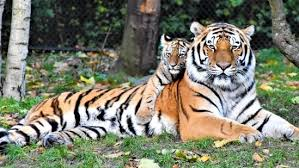
#> input picture images/tigers.jpg, 299 x 168 px
$ jupyter execute --allow-errors ChapterIV_GeoVIsualizationAndChoroplethMapping.ipynb
#> lines starting #> are read from the running program, lines starting #| are printed output that depends on the picture
# Mapping Data
## Visualization
<ul><li>Visually display <b>measured quantities</b> using points, lines, coordinate system, number symbols words, shading and color</li>
<li><b>Visual encoding</b> of information allows to present <b>large amounts of data</b>. The example below shows racial makeup of Chicago City (around 2.5 million points)</li>
<li>Well made graphics provide insights about the <b>processes</b> that generated a particular <b>spatial pattern</b></li>
</ul>

## Geo Visualization
<ul><li>Maps place <b>millions</b> of bits of information on a <b>single page</b> before our eyes. No other method for the display of statistical data is as <b>powerful</b> as the map (Tufte 1983).
</li>
<li>MacEachren (1994) defines <b><i>Geo Visualization</i></b> as the "use of <b><i>concrete visual representations </b></i> –whether on paper or through computer displays or other media–to make <b><i>spatial contexts and problems visible</b></i>, so as to engage the most powerful human information processing abilities, <b>those associated with vision.</b>"</li>
<li>Not to <i>replace</i> but to <b>aid</b> humans.
</li>
<li><b>Enhancing</b> the <b>pattern recognition</b> capabilties our brain has.
</li>
<li>Combination of <b>catography, infoviz, and statistics.</b>
</li>
</ul>

[cell 1]
#we will use the matplotlib library for reading an image
from matplotlib import image
from matplotlib import pyplot as plt
# read in image
image = image.imread('../images/tigers.jpg')
#> image is the input picture: shape (168, 299, 3); mean R, G, B 123.2, 124.8, 107.6
#show the image
plt.imshow(image)
plt.show()
#how the image is represented in the program
print (image)
#> (printed output is left out)

## Choropleths
<ul><li>Thematic maps in which <b>values of a variable</b> are represented as a <b>color gradient</b></li>
<li><b>Spatial Counterparts</b> of the <b>histogram</b></li>
<li> <b>Values</b> are <b>classified</b> into <b>specific colors</b></li>
<li> <b>Information loss</b> is <b>high</b></li>
</ul>

Let's practice Choropleth mapping !!!!!!

[cell 2]
#use geopandas for loading spatial data
import geopandas as gpd
#lets load the ohio census tract data
#> (the rest of this cell did not finish here and is left out)

#> (a cell that did not finish here is left out)

[cell 4]
# to get more flexibility we can use matplotlib for plotting
from matplotlib import pyplot as plt
fig,ax=plt.subplots(figsize=(10,10))
#> (the rest of this cell did not finish here and is left out)

Let's do an attribute based join for this we are going to use county data

#> (a cell that did not finish here is left out)

[cell 6]
#lets load up the cancer data for OHIO(https://publicapps.odh.ohio.gov/EDW/DataBrowser/Browse/StateLayoutLockdownCancers)
#We use pandas to load up the data
import pandas as pd
#> (the rest of this cell did not finish here and is left out)

#> (a cell that did not finish here is left out)

#> (a cell that did not finish here is left out)

#> (a cell that did not finish here is left out)

#> (a cell that did not finish here is left out)

#> (a cell that did not finish here is left out)

#> (a cell that did not finish here is left out)

[cell 13]
#Now we can use the variable 'Breast' for generating the choropleth map
fig,ax=plt.subplots(figsize=(10,10))
#> (the rest of this cell did not finish here and is left out)

## Issues we should be aware of while using Choropleth mapping

Whenever we see a pattern we should be aware of the fact that the pattern could be a by product of an underlying <b>spatial variation</b>.

### Reasons for spatial variation
<b>*First-order*</b> spatial variation occurs when observations across a study region vary from place to place due to changes in the underlying properties of the local "environment". For eg. the incidence of crime might vary spatially simply because of variations in the population density, such that rates increase near the center of large city.

<b>*Second-order*</b> variation is due to local interaction effects between observations. For eg. existence of crime in an area making it more likely that there will be crimes surrounding that area, perhaphs in the shape of local hot-spots in the vicinity of bars and clubs, or near local street drug markets.

### Issues due to Spatial Variation
#### Modifieable Area Unit Problem (MAUP)
Many data are aggregates of data compiled at a more detailed level. For eg national census data is collected at household levels and aggregated to city,districts, counties, and states. The issue is that aggregation units used are arbitary with respect to the phenomena under investigation.
If the *spatial units* in a particular study were specified differently, we might observe very different patterns and relationships. Let's see a hypothetical example for MAUP

[cell 14]
## numpy for creating matrix
import numpy as np
#seaborn for plotting matrix
import seaborn as sns
#colormap for creating a white background
from matplotlib.colors import ListedColormap
#matrplotlib for plots
import matplotlib.pyplot as plt
plt.rc('font', size=18)
#independent varable (6X6 matrix)
ind_variable=np.asarray([87,95,72,37,44,24,40,55,55,38,88,34,41,30,26,35,38,24,14,56,37,34,8,18,49,44,51,67,17,37,55,25,33,32,59,54]).reshape(6,6)
#dependent varable (6X6 matrix)
dep_variable=np.asarray([72,75,85,29,58,30,50,60,49,46,84,23,21,46,22,42,45,14,19,36,48,23,8,29,38,47,52,52,22,48,58,40,46,38,35,55]).reshape(6,6)
fig,ax = plt.subplots(nrows=3, ncols=3,figsize=(20,18))
ax[0,0].set_title('Independent variable',fontsize=15)
ax[0,1].set_title('Dependent variable',fontsize=15)
sns.heatmap(ind_variable, ax=ax[0,0],annot=True, fmt="d",cbar=False,xticklabels=False,yticklabels=False,linewidths=2,linecolor='black',cmap=ListedColormap(['white']))
sns.heatmap(dep_variable, ax=ax[0,1],annot=True, fmt="d",cbar=False,xticklabels=False,yticklabels=False,linewidths=2,linecolor='black',cmap=ListedColormap(['white']))
#Now lets get the best fit curve. We will use numpy polyfit (linear n=1)
m, c = np.polyfit(ind_variable.flatten(), dep_variable.flatten(), 1)
#let's print the equation which is of the form y=mx+c
print (f"y = {m}x + {c}")
#now lets gets the R^2 value
correlation_matrix = np.corrcoef(ind_variable.flatten(), dep_variable.flatten())
correlation_xy = correlation_matrix[0,1]
r_squared = correlation_xy**2
ax[0,2].plot(ind_variable, dep_variable, 'ko')
ax[0,2].plot(ind_variable, m*ind_variable + c,'k')
ax[0,2].text(10, 80, f'y = {round(m,4)}x + {round(c,4)}',fontsize=18)
ax[0,2].text(10, 70, f'R\N{SUPERSCRIPT TWO} = {round(r_squared,4)}',fontsize=18)
ax[0,2].set_title('Best Fit')

#Now lets aggregate this using column aggregation(2 columns)
ind_variable_agg_1=np.mean(ind_variable.reshape(6,3,2),axis=2)
dep_variable_agg_1=np.mean(dep_variable.reshape(6,3,2),axis=2)
m_agg_1, c_agg_1 = np.polyfit(ind_variable_agg_1.flatten(), dep_variable_agg_1.flatten(), 1)
print (f"y = {m_agg_1}x + {c_agg_1}")
correlation_matrix_agg_1 = np.corrcoef(ind_variable_agg_1.flatten(), dep_variable_agg_1.flatten())
correlation_xy_agg_1 = correlation_matrix_agg_1[0,1]
r_squared_agg_1 = correlation_xy_agg_1**2
sns.heatmap(ind_variable_agg_1, ax=ax[1,0],annot=True, fmt=".1f",cbar=False,xticklabels=False,yticklabels=False,linewidths=2,linecolor='black',cmap=ListedColormap(['white']))
sns.heatmap(dep_variable_agg_1, ax=ax[1,1],annot=True, fmt=".1f",cbar=False,xticklabels=False,yticklabels=False,linewidths=2,linecolor='black',cmap=ListedColormap(['white']))
ax[1,0].set_title('Independent variable Aggregation 1',fontsize=15)
ax[1,1].set_title('Dependent variable Aggregation 1',fontsize=15)
ax[1,2].plot(ind_variable_agg_1, dep_variable_agg_1, 'ko')
ax[1,2].plot(ind_variable_agg_1, m_agg_1*ind_variable_agg_1 + c_agg_1,'k')
ax[1,2].text(10, 70, f'y = {round(m_agg_1,4)}x + {round(c_agg_1,4)}',fontsize=18)
ax[1,2].text(10, 60, f'R\N{SUPERSCRIPT TWO} = {round(r_squared_agg_1,4)}',fontsize=18)
ax[1,2].set_title('Best Fit')


#Now lets aggregate this using row aggregation(2 rows)
ind_variable_agg_2=np.mean(ind_variable.reshape(3,2,6),axis=1)
dep_variable_agg_2=np.mean(dep_variable.reshape(3,2,6),axis=1)
m_agg_2, c_agg_2 = np.polyfit(ind_variable_agg_2.flatten(), dep_variable_agg_2.flatten(), 1)
print (f"y = {m_agg_2}x + {c_agg_2}")
correlation_matrix_agg_2 = np.corrcoef(ind_variable_agg_2.flatten(), dep_variable_agg_2.flatten())
correlation_xy_agg_2 = correlation_matrix_agg_2[0,1]
r_squared_agg_2 = correlation_xy_agg_2**2
sns.heatmap(ind_variable_agg_2, ax=ax[2,0],annot=True, fmt=".1f",cbar=False,xticklabels=False,yticklabels=False,linewidths=2,linecolor='black',cmap=ListedColormap(['white']))
sns.heatmap(dep_variable_agg_2, ax=ax[2,1],annot=True, fmt=".1f",cbar=False,xticklabels=False,yticklabels=False,linewidths=2,linecolor='black',cmap=ListedColormap(['white']))
ax[2,0].set_title('Independent variable Aggregation 2',fontsize=15)
ax[2,1].set_title('Dependent variable Aggregation 2',fontsize=15)
ax[2,2].plot(ind_variable_agg_2, dep_variable_agg_2, 'ko')
ax[2,2].plot(ind_variable_agg_2, m_agg_2*ind_variable_agg_2 + c_agg_2,'k')
ax[2,2].text(20, 70, f'y = {round(m_agg_2,4)}x + {round(c_agg_2,4)}',fontsize=18)
ax[2,2].text(20, 60, f'R\N{SUPERSCRIPT TWO} = {round(r_squared_agg_2,4)}',fontsize=18)
ax[2,2].set_title('Best Fit')
#fig.savefig('../images/MAUP_agg.png',dpi=300)
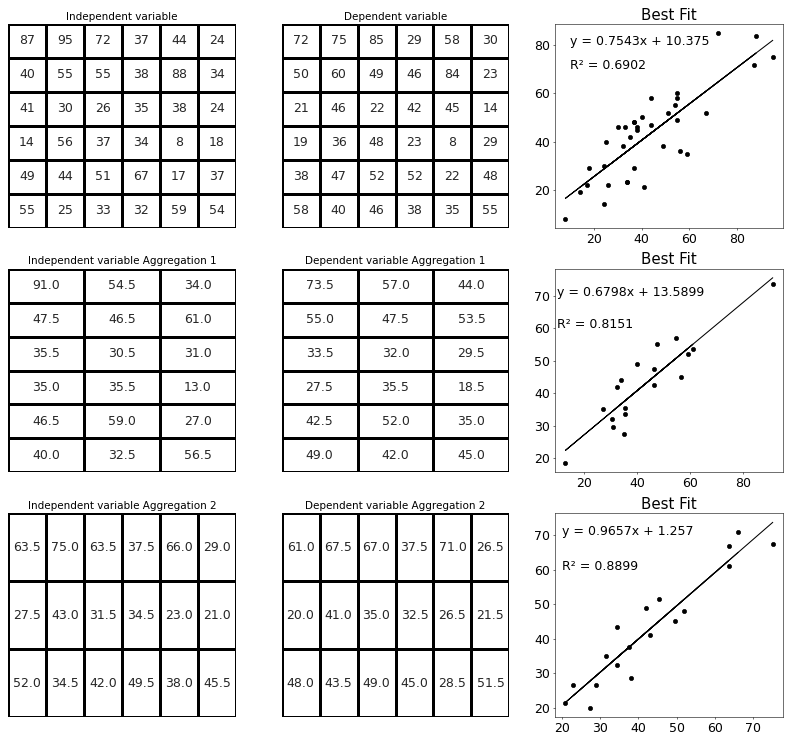
#> figure drawn by matplotlib, 9 panels
